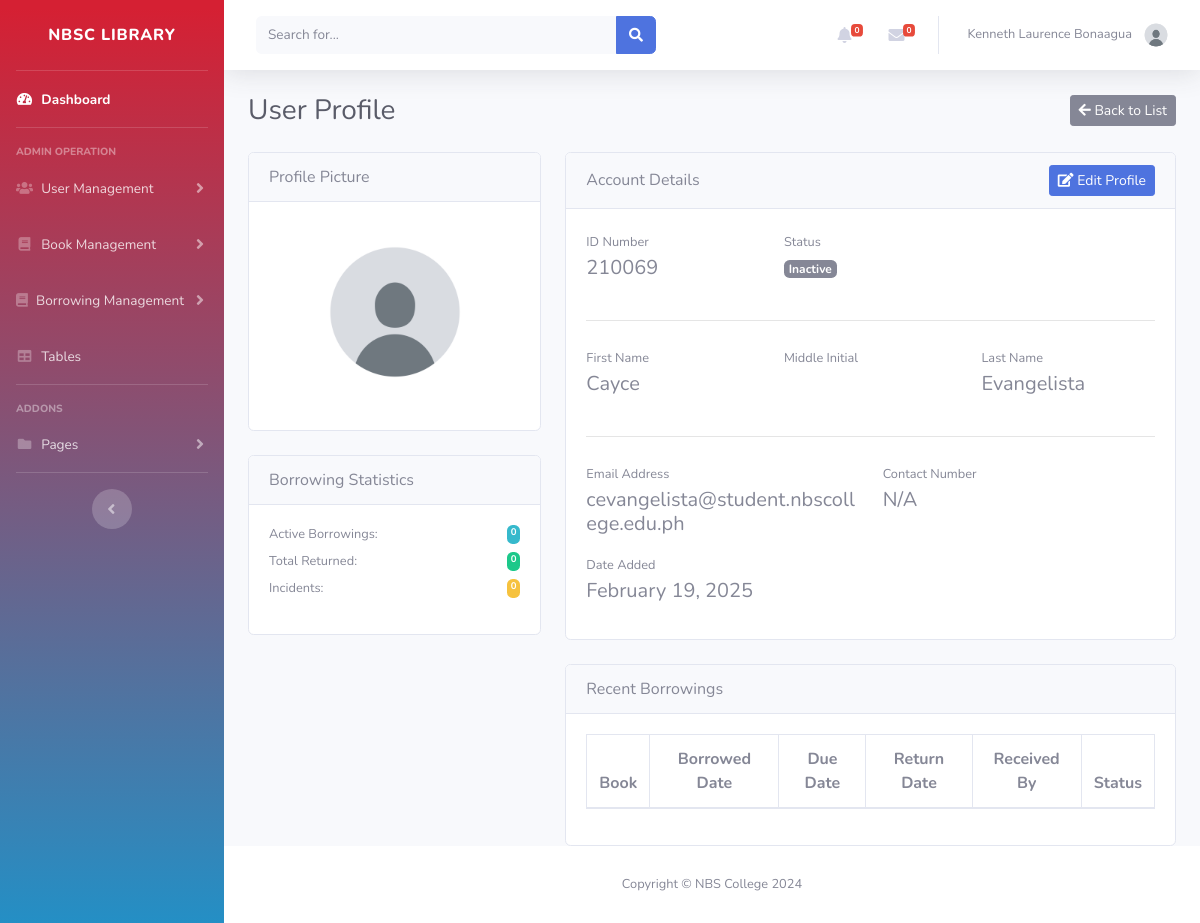
Before: /Admin/view_user.php?id=2 (signed in) with the older database file.
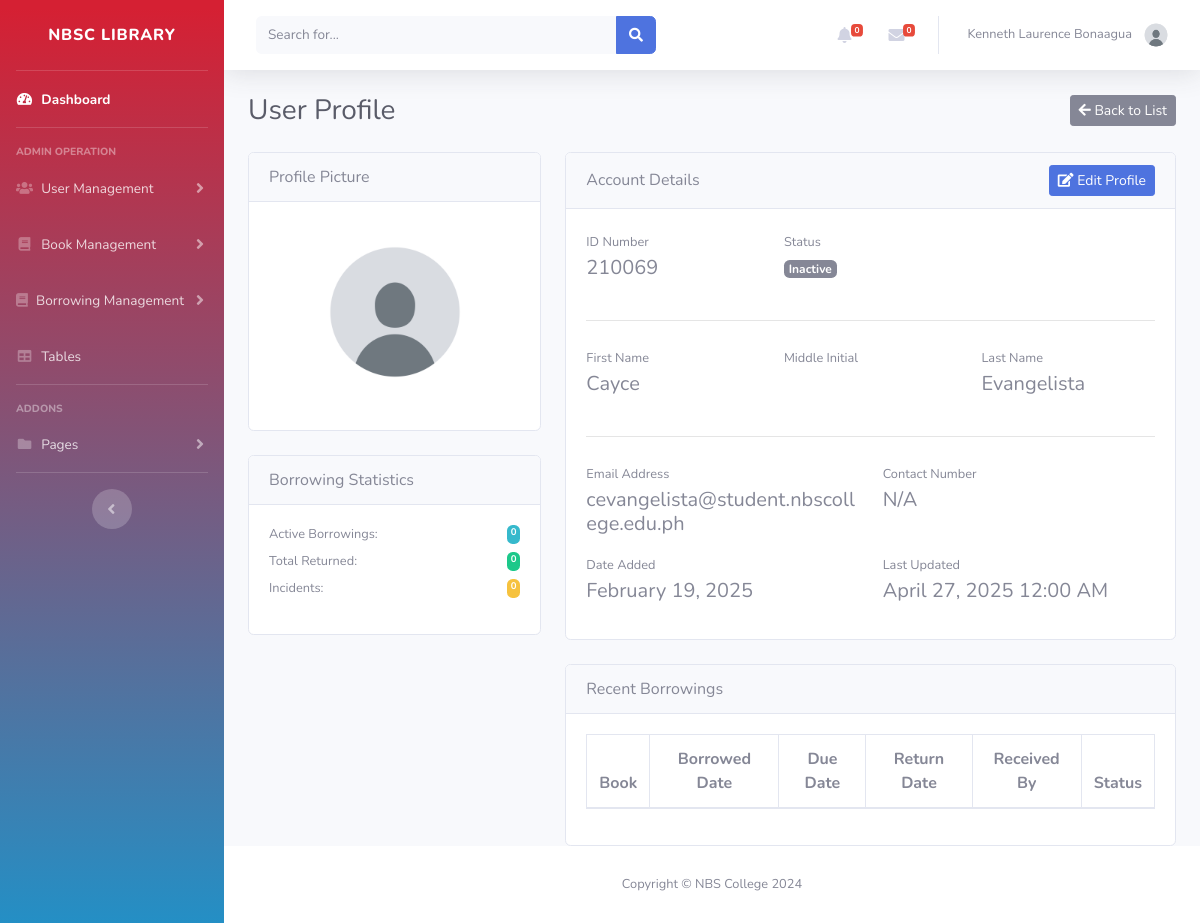
After: the same page with the newer database file.
### tables this page shows
CREATE TABLE `users` (
  `id` int(11) NOT NULL,
  `school_id` int(11) DEFAULT NULL,
  `firstname` varchar(100) DEFAULT NULL,
  `middle_init` varchar(100) DEFAULT NULL,
  `lastname` varchar(100) DEFAULT NULL,
  `email` varchar(100) DEFAULT NULL,
  `password` varchar(100) DEFAULT NULL,
  `contact_no` varchar(100) DEFAULT NULL,
  `borrowed_books` int(225) NOT NULL DEFAULT 0,
  `returned_books` int(225) NOT NULL DEFAULT 0,
  `damaged_books` int(225) NOT NULL DEFAULT 0,
  `lost_books` int(225) NOT NULL DEFAULT 0,
  `user_image` varchar(100) DEFAULT NULL,
  `usertype` varchar(100) DEFAULT NULL,
  `address` varchar(100) DEFAULT NULL,
  `id_type` varchar(100) DEFAULT NULL,
  `id_image` varchar(100) DEFAULT NULL,
  `date_added` date DEFAULT NULL,
  `status` varchar(100) DEFAULT NULL,
  `last_update` date DEFAULT NULL
);

### Admin/inc/functions.php (called while the page is built, shortened)
<?php
function getProfileImagePath($imagePath) {
    $imagePath = str_replace('..', '', $imagePath);
    if (strpos($imagePath, '/Images/') === 0) {
        return '../' . ltrim($imagePath, '/');
    }
    return '../Images/Profile/default-avatar.jpg';
}
function displayProfileImage($imagePath) {
    $path = getProfileImagePath($imagePath);
    return $path;
}
?>

### Admin/inc/status_helper.php (called while the page is built, shortened)
<?php
function getStatusDisplay($status) {
    switch ($status) {
        case 0:
            return ['badge-secondary', 'Inactive'];
    }
}
?>

### Admin/view_user.php (the view, shortened to what this page needs)
<?php
include '../admin/inc/header.php';
include '../db.php';
include 'inc/status_helper.php';
require 'inc/functions.php';
$user_id = isset($_GET['id']) ? intval($_GET['id']) : 0;
$stmt = $conn->prepare("
    SELECT u.*,
    COUNT(CASE WHEN b.status = 'borrowed' THEN 1 END) as active_borrowings,
    COUNT(CASE WHEN b.status = 'returned' THEN 1 END) as total_returned,
    COUNT(CASE WHEN b.status IN ('damaged', 'lost') THEN 1 END) as incidents
    FROM users u
    LEFT JOIN borrowings b ON u.id = b.user_id
    WHERE u.id = ?
    GROUP BY u.id
");
$stmt->bind_param("i", $user_id);
$stmt->execute();
$result = $stmt->get_result();
$user = $result->fetch_assoc();
list($status_class, $status_text) = getStatusDisplay($user['status']);
$userImage = displayProfileImage($user['user_image']);
?>
<div id="content">
    <div class="container-fluid">
        <div class="d-flex justify-content-between align-items-center mb-4">
            <h1 class="h3 mb-0 text-gray-800">User Profile</h1>
            <a href="users_list.php" class="btn btn-secondary btn-sm">
                <i class="fas fa-arrow-left"></i> Back to List
            </a>
        </div>
        <div class="row">
            <div class="col-xl-4">
                <div class="card mb-4 mb-xl-0">
                    <div class="card-header">Profile Picture</div>
                    <div class="card-body text-center">
                        <img class="img-account-profile rounded-circle mb-2"
                             src="<?= htmlspecialchars($userImage) ?>"
                             alt="User profile picture"
                             style="width: 180px; height: 180px; object-fit: cover;">
                    </div>
                </div>
                <div class="card mt-4">
                    <div class="card-header">Borrowing Statistics</div>
                    <div class="card-body">
                        <div class="small mb-3">
                            <div class="d-flex justify-content-between mb-2">
                                <span>Active Borrowings:</span>
                                <span class="badge badge-info"><?= $user['active_borrowings'] ?></span>
                            </div>
                            <div class="d-flex justify-content-between mb-2">
                                <span>Total Returned:</span>
                                <span class="badge badge-success"><?= $user['total_returned'] ?></span>
                            </div>
                            <div class="d-flex justify-content-between">
                                <span>Incidents:</span>
                                <span class="badge badge-warning"><?= $user['incidents'] ?></span>
                            </div>
                        </div>
                    </div>
                </div>
            </div>
            <div class="col-xl-8">
                <div class="card mb-4">
                    <div class="card-header d-flex justify-content-between align-items-center">
                        <div>Account Details</div>
                        <a href="edit_user.php?id=<?= $user_id ?>" class="btn btn-primary btn-sm">
                            <i class="fas fa-edit"></i> Edit Profile
                        </a>
                    </div>
                    <div class="card-body">
                        <div class="row">
                            <div class="col-sm-4 mb-3">
                                <label class="small text-muted mb-1">ID Number</label>
                                <div class="h5 mb-0"><?= htmlspecialchars($user['school_id']) ?></div>
                            </div>
                            <div class="col-sm-4 mb-3">
                                <label class="small text-muted mb-1">Status</label>
                                <div><span class="badge <?= $status_class ?>"><?= $status_text ?></span></div>
                            </div>
                        </div>
                        <hr class="my-4">
                        <div class="row">
                            <div class="col-sm-4 mb-3">
                                <label class="small text-muted mb-1">First Name</label>
                                <div class="h5 mb-0"><?= htmlspecialchars($user['firstname']) ?></div>
                            </div>
                            <div class="col-sm-4 mb-3">
                                <label class="small text-muted mb-1">Middle Initial</label>
                            </div>
                            <div class="col-sm-4 mb-3">
                                <label class="small text-muted mb-1">Last Name</label>
                                <div class="h5 mb-0"><?= htmlspecialchars($user['lastname']) ?></div>
                            </div>
                        </div>
                        <hr class="my-4">
                        <div class="row">
                            <div class="col-sm-6 mb-3">
                                <label class="small text-muted mb-1">Email Address</label>
                                <div class="h5 mb-0"><?= htmlspecialchars($user['email']) ?></div>
                            </div>
                            <div class="col-sm-6 mb-3">
                                <label class="small text-muted mb-1">Contact Number</label>
                                <div class="h5 mb-0"><?= htmlspecialchars($user['contact_number'] ?? 'N/A') ?></div>
                            </div>
                        </div>
                        <div class="row">
                            <div class="col-sm-6 mb-3">
                                <label class="small text-muted mb-1">Date Added</label>
                                <div class="h5 mb-0"><?= date('F d, Y', strtotime($user['date_added'])) ?></div>
                            </div>
                            <?php if ($user['last_update']): ?>
                            <div class="col-sm-6 mb-3">
                                <label class="small text-muted mb-1">Last Updated</label>
                                <div class="h5 mb-0"><?= date('F d, Y g:i A', strtotime($user['last_update'])) ?></div>
                            </div>
                            <?php endif; ?>
                        </div>
                    </div>
                </div>
                <div class="card">
                    <div class="card-header">Recent Borrowings</div>
                    <div class="card-body">
                        <div class="table-responsive">
                            <table class="table table-bordered table-striped">
                                <thead>
                                    <tr>
                                        <th class="text-center">Book</th>
                                        <th class="text-center">Borrowed Date</th>
                                        <th class="text-center">Due Date</th>
                                        <th class="text-center">Return Date</th>
                                        <th class="text-center">Received By</th>
                                        <th class="text-center">Status</th>
                                    </tr>
                                </thead>
                            </table>
                        </div>
                    </div>
                </div>
            </div>
        </div>
    </div>
</div>
<?php include '../Admin/inc/footer.php'; ?>

### Admin/inc/header.php (shortened to what this page needs)
<!DOCTYPE html>
<html lang="en">
<head>
    <link href="vendor/fontawesome-free/css/all.min.css" rel="stylesheet" type="text/css">
    <link href="inc/css/sb-admin-2.min.css" rel="stylesheet">
    <link href="inc/assets/DataTables/datatables.min.css" rel="stylesheet">
</head>
<body id="page-top">
    <div id="wrapper">
        <ul class="navbar-nav bg-gradient-primary sidebar sidebar-dark accordion" id="accordionSidebar">
            <a class="sidebar-brand d-flex align-items-center justify-content-center" href="<?php
                $base_url = '/Library-System/Admin/';
                echo $base_url . 'dashboard.php';
            ?>">
                <div class="sidebar-brand-text mx-3">NBSC Library <sup></sup></div>
            </a>
            <hr class="sidebar-divider my-0">
            <li class="nav-item active">
                <a class="nav-link" href="<?php
                    $base_url = '/Library-System/Admin/';
                    if ($_SESSION['role'] === 'Admin') {
                        echo $base_url . 'dashboard.php';
                    } elseif ($_SESSION['role'] === 'Librarian' || $_SESSION['role'] === 'Assistant') {
                        echo $base_url . 'dashboard.php';
                    } elseif ($_SESSION['role'] === 'Encoder') {
                        echo $base_url . 'dashboard.php';
                    }
                ?>">
                    <i class="fas fa-fw fa-tachometer-alt"></i>
                    <span>Dashboard</span></a>
            </li>
            <hr class="sidebar-divider">
            <div class="sidebar-heading">
                Admin Operation
            </div>
            <?php if($_SESSION['role'] === 'Admin'): ?>
            <li class="nav-item">
                <a class="nav-link collapsed" href="#" data-toggle="collapse" data-target="#collapseUsers"
                    aria-expanded="true" aria-controls="collapseUsers">
                    <i class="fas fa-users"></i>
                    <span>User Management</span>
                </a>
            </li>
            <li class="nav-item">
                <a class="nav-link collapsed" href="#" data-toggle="collapse" data-target="#collapseTwo"
                    aria-expanded="true" aria-controls="collapseTwo">
                    <i class="fas fa-fw fa-book"></i>
                    <span>Book Management</span>
                </a>
            </li>
            <?php endif; ?>
            <li class="nav-item">
                <a class="nav-link collapsed" href="#" data-toggle="collapse" data-target="#collapseBooks"
                    aria-expanded="true" aria-controls="collapseBooks">
                    <i class="fas fa-book"></i>
                    <span>Borrowing Management</span>
                </a>
            </li>
            <li class="nav-item">
                <a class="nav-link" href="tables.php">
                    <i class="fas fa-fw fa-table"></i>
                    <span>Tables</span></a>
            </li>
            <hr class="sidebar-divider">
            <div class="sidebar-heading">
                Addons
            </div>
            <li class="nav-item">
                <a class="nav-link collapsed" href="#" data-toggle="collapse" data-target="#collapsePages"
                    aria-expanded="true" aria-controls="collapsePages">
                    <i class="fas fa-fw fa-folder"></i>
                    <span>Pages</span>
                </a>
            </li>
            <hr class="sidebar-divider d-none d-md-block">
            <div class="text-center d-none d-md-inline">
                <button class="rounded-circle border-0" id="sidebarToggle"></button>
            </div>
        </ul>
        <div id="content-wrapper" class="d-flex flex-column">
            <div id="content">
                <nav class="navbar navbar-expand navbar-light bg-white topbar mb-4 static-top shadow">
                    <form
                        class="d-none d-sm-inline-block form-inline mr-auto ml-md-3 my-2 my-md-0 mw-100 navbar-search">
                        <div class="input-group">
                            <input type="text" class="form-control bg-light border-0 small" placeholder="Search for..."
                                aria-label="Search" aria-describedby="basic-addon2">
                            <div class="input-group-append">
                                <button class="btn btn-primary" type="button">
                                    <i class="fas fa-search fa-sm"></i>
                                </button>
                            </div>
                        </div>
                    </form>
                    <ul class="navbar-nav ml-auto">
                        <li class="nav-item dropdown no-arrow mx-1">
                            <a class="nav-link dropdown-toggle" href="#" id="alertsDropdown" role="button"
                                data-toggle="dropdown" aria-haspopup="true" aria-expanded="false">
                                <i class="fas fa-bell fa-fw"></i>
                                <span class="badge badge-danger badge-counter" id="reservationCount">0</span>
                            </a>
                        </li>
                        <li class="nav-item dropdown no-arrow mx-1">
                            <a class="nav-link dropdown-toggle" href="#" id="messagesDropdown" role="button"
                                data-toggle="dropdown" aria-haspopup="true" aria-expanded="false">
                                <i class="fas fa-envelope fa-fw"></i>
                                <span class="badge badge-danger badge-counter" id="messageCount">0</span>
                            </a>
                        </li>
                        <li class="nav-item dropdown no-arrow">
                        <a class="nav-link dropdown-toggle" href="#" id="userDropdown" role="button"
                                data-toggle="dropdown" aria-haspopup="true" aria-expanded="false">
                                <span class="mr-2 d-none d-lg-inline text-gray-600 small"><?php echo $_SESSION['admin_firstname'] . ' ' . $_SESSION['admin_lastname']; ?></span>
                                <img class="img-profile rounded-circle" src="<?php echo $_SESSION['admin_image']?>" alt="Profile Image">
                                </a>
                            </li>
                    </ul>
                </nav>
            </div>
</body>
</html>

### Admin/inc/footer.php (shortened to what this page needs)
<footer class="sticky-footer bg-white">
    <div class="container my-auto">
        <div class="copyright text-center my-auto">
            <span>Copyright © NBS College 2024</span>
        </div>
    </div>
</footer>
</body>
</html>

Changed rows visible on the page:
changed users "Cayce": last_update (not shown) → "April 27, 2025 12:00 AM"
Other visible differences:
text now shown: "Last Updated"
